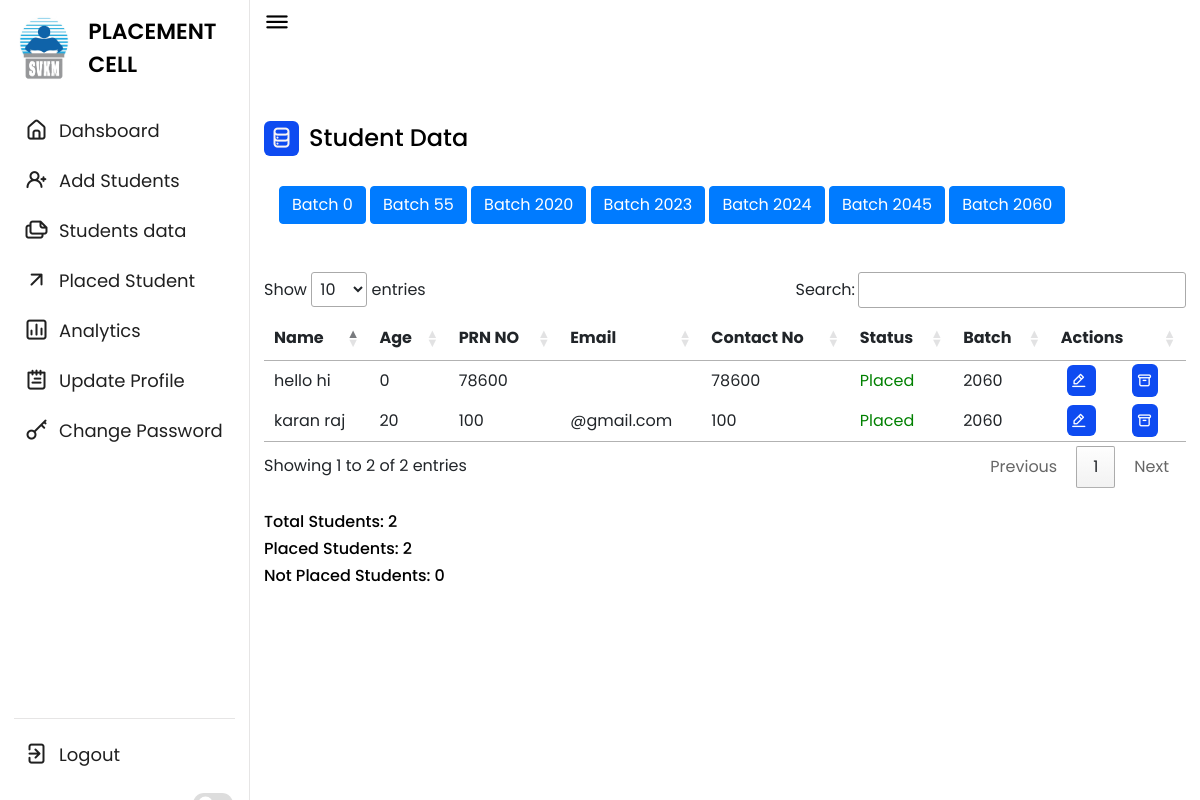
/student_data.php (signed in), run on the app's committed database.
### tables this page shows
CREATE TABLE `student` (
  `fname` varchar(10) NOT NULL,
  `lname` varchar(10) NOT NULL,
  `prn` bigint(11) NOT NULL,
  `sap` bigint(11) NOT NULL,
  `batch` int(11) NOT NULL,
  `contact` bigint(11) NOT NULL,
  `email` varchar(30) NOT NULL,
  `age` int(11) NOT NULL,
  `branch` varchar(10) NOT NULL,
  `cgpa` float NOT NULL,
  `status` int(10) NOT NULL
);

### student_data.php (the view, shortened to what this page needs)
<!DOCTYPE html>
<html lang="en">
<head>
          <link rel="stylesheet" type="text/css" href="css/lib.2.css">
          <link rel="stylesheet" type="text/css" href="css/light.css">
          <link rel="stylesheet" type="text/css" href="css/bootstrap5.css">
  <link rel="stylesheet" href="css/style.css">
     <link rel="stylesheet" href="https://unicons.iconscout.com/release/v4.0.0/css/line.css">
     <link rel="stylesheet" href="https://unicons.iconscout.com/release/v4.0.0/css/line.css">
      <link rel="stylesheet" href="https://cdn.jsdelivr.net/npm/bootstrap@4.6.2/dist/css/bootstrap.min.css">
        </head>
        <body data-theme="light" data-layout="fluid">
        <nav>
        <div class="logo-name">
            <div class="logo-image">
                <img src="img/logo.jpg" style="height: 75px; width:75px" alt="">
            </div>
            <span class="logo_name">PLACEMENT CELL</span>
        </div>
        <div class="menu-items">
        <?php
            include 'partials/_dbconnect.php';
            $uname = $_SESSION['username'];
            $sql = "SELECT `role` FROM `users` WHERE username= '$uname' ";
            $result = mysqli_query($conn , $sql);
            $num = mysqli_num_rows($result);
            $admin_or_faculty = $num;
            if($num > 0) {
            echo "
            <ul class='nav-links' style='padding-left: 0rem;'>
                <li><a href='admin_dashboard.php'>
                    <i class='uil uil-estate'></i>
                    <span class='link-name'>Dahsboard</span>
                </a></li>
                <li><a href='add_student.php'>
                    <i class='uil-user-plus'></i>
                    <span class='link-name'>Add Students</span>
                </a></li>
                <li><a href='#'>
                    <i class='uil uil-files-landscapes'></i>
                    <span class='link-name'>Students data</span>
                </a></li>
                <li><a href='placed_Student.php'>
                    <i class='uil-arrow-up-right'></i>
                    <span class='link-name'>Placed Student</span>
                </a></li>
                <li><a href='analytics.php'>
                    <i class='uil uil-chart'></i>
                    <span class='link-name'>Analytics</span>
                </a></li>";
            echo "<li><a href='update_profile_admin_faculty.php'>
            <i class='uil-notes'></i>
            <span class='link-name'>Update Profile</span>
        </a></li>";
        }
            echo "
        <li><a href='change_password.php'>
            <i class='uil-key-skeleton'></i>
            <span class='link-name'>Change Password</span>
        </a></li></ul>";
            ?>
            <ul class="logout-mode" style="padding-left: 0rem;">
                <li><a href="/miniproject_final/logout.php">
                    <i class="uil uil-signout"></i>
                    <span class="link-name">Logout</span>
                </a></li>
                <div class="mode-toggle">
                  <span class="switch"></span>
                </div>
            </ul>
        </div>
    </nav>
<?php
if($admin_or_faculty>0) {
?>
        <div class="dashboard">
        <div class="top" style="background-color: transparent;">
            <i class="uil uil-bars sidebar-toggle"></i>
        </div>
        <div class='dash-content'>
        <div class='overview'>
            <div class='title'>
                <i class=' uil-database-alt'></i>
                <span class='text'>Student Data</span>
            </div>
            <div class='container'>
 <?php
             include 'partials/_dbconnect.php';
             $sql = "SELECT DISTINCT batch FROM `student` ORDER BY batch";
             $result = mysqli_query($conn , $sql);
             $num = mysqli_num_rows($result);
             $i=0;
   while($i < $num){
    $row = mysqli_fetch_assoc($result);
        $batch=$row['batch'];
            echo "
             <button type='button' class='btn btn-primary flex-column' data-toggle='modal' data-target='#myModal".$i."'>
               Batch ". $row['batch'] ."
             </button>";
                echo  "
                 <div class='modal fade' id='myModal".$i."'>
                <div class='modal-dialog modal-xl'>
                  <div class='modal-content'>
                <div class='modal-header'>
                     <h4 class='modal-title'>Student Data</h4>
                     <button type='button' class='close' data-dismiss='modal'>&times;</button>
                   </div>";
?>
                                      <?php
            $sqli = "SELECT * FROM `student` WHERE `batch`=$batch";
            $results = mysqli_query($conn , $sqli);
             $nums = mysqli_num_rows($results);
                $j = 0;
            if($nums>0){
                while ($j<$nums) {
                $rows = mysqli_fetch_assoc($results);
                if($rows['status'] == 0){
                  $status = "<select name='status' required>
                <option value='0'>Not Placed </option>
                <option value='1'>Placed </option>
                </select>";
                }
                else{
                  $status= '<a style="color:green;"> Placed </a>';
                }
          $j++;
                }
            }
            ?>
       <?php
       echo "<div class='modal-footer'>
                     <button type='button' class='btn btn-secondary' data-dismiss='modal'>Close</button>
                   </div>
                 </div>
               </div>
             </div>
           "; $i=$i+1;
        }
   ?>
</div>
<br> <br>
            <table id="myTable">
            <thead>
              <tr>
                <th>Name</th>
                <th>Age</th>
                <th>PRN NO</th>
                <th>Email</th>
                <th>Contact No</th>
                <th>Status</th>
                <th>Batch</th>
                <th>Actions</th>
              </tr>
            </thead>
            <tbody>
            <?php
            $sql = "SELECT * FROM `student` WHERE batch = (SELECT MAX(batch) FROM student)";
            $result = mysqli_query($conn , $sql);
            $num = mysqli_num_rows($result);
                $i = 0;
            if($num>0){
                while ($i<$num) {
                $row = mysqli_fetch_assoc($result);
                if($row['status'] == 0){
                  $status = '<a style="color:red;"> Not Placed </a>';
                }
                else{
                  $status= '<a style="color:green;"> Placed </a>';
                }
          echo "<tr>
                <td>".$row['fname']." ".$row['lname']."</td>
            <td>".$row['age']."</td>
            <td>".$row['prn']."</td>
            <td>".$row['email']."</td>
            <td>".$row['contact']."</td>
            <td>".$status."</td>
            <td>".$row['batch']."</td>
            <td>
            <span style='    background-color: var(--primary-color);
            border-radius: 6px;
            color: var(--title-icon-color);
            width: 19px;
            justify-content: center;
            align-items: center;
            text-align: center;  margin-left: 6px; padding: 4px;'> <a style='color: white;' class='edit' title='Edit' data-toggle='modal' data-target='#myEditModal".$i."'> <i class=' uil-edit-alt'> </i> </a> </span>
            <span style='background-color: var(--primary-color);
            border-radius: 6px;
            color: var(--title-icon-color);
            width: 19px;
            justify-content: center;
            align-items: center;
            text-align: center;  margin-left: 36px; padding: 5px;'> <a title='Delete' href='delete-process.php?prn=".$row['prn']."' style='color: white;' > <i class='uil-archive-alt' class='delete'> </i> </a> </span>
             </td>
          </tr>";
                          echo "<div class='modal-body'>"; ?>
                </div>
             <?php   $i++;
                }
            }
            ?>
          <?php
          $sql1="SELECT COUNT(*) AS toal_students FROM `student` WHERE batch = (SELECT MAX(batch) FROM student)";
          $sql2 = "SELECT COUNT(*) AS placed_students FROM `student` WHERE batch =  (SELECT MAX(batch) FROM student) AND status=1";
          $sql3 = "SELECT COUNT(*)AS not_placed FROM `student` WHERE batch =  (SELECT MAX(batch) FROM student) AND status=0";
          $result1=mysqli_query($conn,$sql1);
          $result2=mysqli_query($conn,$sql2);
          $result3=mysqli_query($conn,$sql3);
          $ro1=mysqli_fetch_assoc($result1);
          $ro2=mysqli_fetch_assoc($result2);
          $ro3=mysqli_fetch_assoc($result3);
          echo "<br><h6>Total Students: ".$ro1['toal_students']."  </h6>
                 <h6> Placed Students: ".$ro2['placed_students']."  </h6>
                 <h6> Not Placed Students: ".$ro3['not_placed']."  </h6>";
}
?>
 <link rel="stylesheet" href="//cdn.datatables.net/1.12.1/css/jquery.dataTables.min.css">
</body>
</html>

### css/lib.2.css (style rules this page uses)
html, body { height: 100%; }

### css/style.css (style rules this page uses)
* { margin: 0; padding: 0; box-sizing: border-box; font-family: 'Poppins', sans-serif; }
:root { --primary-color: #0E4BF1; --panel-color: #FFF; --text-color: #000; --black-light-color: #202020; --border-color: #e6e5e5; --toggle-color: #DDD; --box1-color: #4DA3FF; --box2-color: #FFE6AC; --box3-color: #E7D1FC; --title-icon-color: rgb(248, 244, 244); --tran-05: all 0.5s ease; --tran-03: all 0.3s ease; --tran-03: all 0.2s ease; }
body { min-height: 100vh; background-color: var(--primary-color); }
nav { position: fixed; top: 0; left: 0; height: 100%; width: 250px; padding: 10px 14px; background-color: var(--panel-color); border-right: 1px solid var(--border-color); transition: var(--tran-05); }
nav .logo-name { display: flex; align-items: center; }
nav .logo-image { display: flex; justify-content: center; min-width: 45px; }
nav .logo-image img { width: 40px; object-fit: cover; border-radius: 50%; background-color: #000; }
nav .logo-name .logo_name { font-size: 22px; font-weight: 600; color: var(--text-color); margin-left: 14px; transition: var(--tran-05); }
nav .menu-items { margin-top: 20px; height: calc(100% - 90px); display: flex; flex-direction: column; justify-content: space-between; }
.menu-items li { list-style: none; }
.menu-items li a { display: flex; align-items: center; height: 50px; text-decoration: none; position: relative; }
.menu-items li a i { font-size: 24px; min-width: 45px; height: 100%; display: flex; align-items: center; justify-content: center; color: var(--black-light-color); }
.menu-items li a .link-name { font-size: 18px; font-weight: 400; color: var(--black-light-color); transition: var(--tran-05); }
.menu-items .logout-mode { padding-top: 10px; border-top: 1px solid var(--border-color); }
.menu-items .mode-toggle { position: absolute; right: 14px; height: 50px; min-width: 45px; display: flex; align-items: center; justify-content: center; cursor: pointer; }
.mode-toggle .switch { position: relative; display: inline-block; height: 22px; width: 40px; border-radius: 25px; background-color: var(--toggle-color); }
.switch:before { content: ""; position: absolute; left: 5px; top: 50%; transform: translateY(-50%); height: 15px; width: 15px; background-color: var(--panel-color); border-radius: 50%; transition: var(--tran-03); }
.dashboard { position: relative; left: 250px; background-color: var(--panel-color); min-height: 100vh; width: calc(100% - 250px); padding: 10px 14px; transition: var(--tran-05); }
.dashboard .top { position: fixed; top: 0; left: 250px; display: flex; width: calc(100% - 250px); justify-content: space-between; align-items: center; padding: 10px 14px; background-color: var(--panel-color); transition: var(--tran-05); z-index: 10; }
.dashboard .top .sidebar-toggle { font-size: 26px; color: var(--text-color); cursor: pointer; }
.dashboard .dash-content { padding-top: 50px; }
.dash-content .title { display: flex; align-items: center; margin: 60px 0 30px 0; }
.dash-content .title i { position: relative; height: 35px; width: 35px; background-color: var(--primary-color); border-radius: 6px; color: var(--title-icon-color); display: flex; align-items: center; justify-content: center; font-size: 24px; }
.dash-content .title .text { font-size: 24px; font-weight: 500; color: var(--text-color); margin-left: 10px; }

### data on the page
student: fname "karan", lname "raj", age "20", prn "100", email "@gmail.com", contact "100", status "Placed", batch "2060"
student: fname "hello", lname "hi", age "0", prn "78600", contact "78600", status "Placed", batch "2060"

### other printed values
$row['batch'] "0"
$row['batch'] "55"
$row['batch'] "2020"
$row['batch'] "2023"
$row['batch'] "2024"
$row['batch'] "2045"
$row['batch'] "2060"
$ro1['toal_students'] "2"
$ro2['placed_students'] "2"
$ro3['not_placed'] "0"
